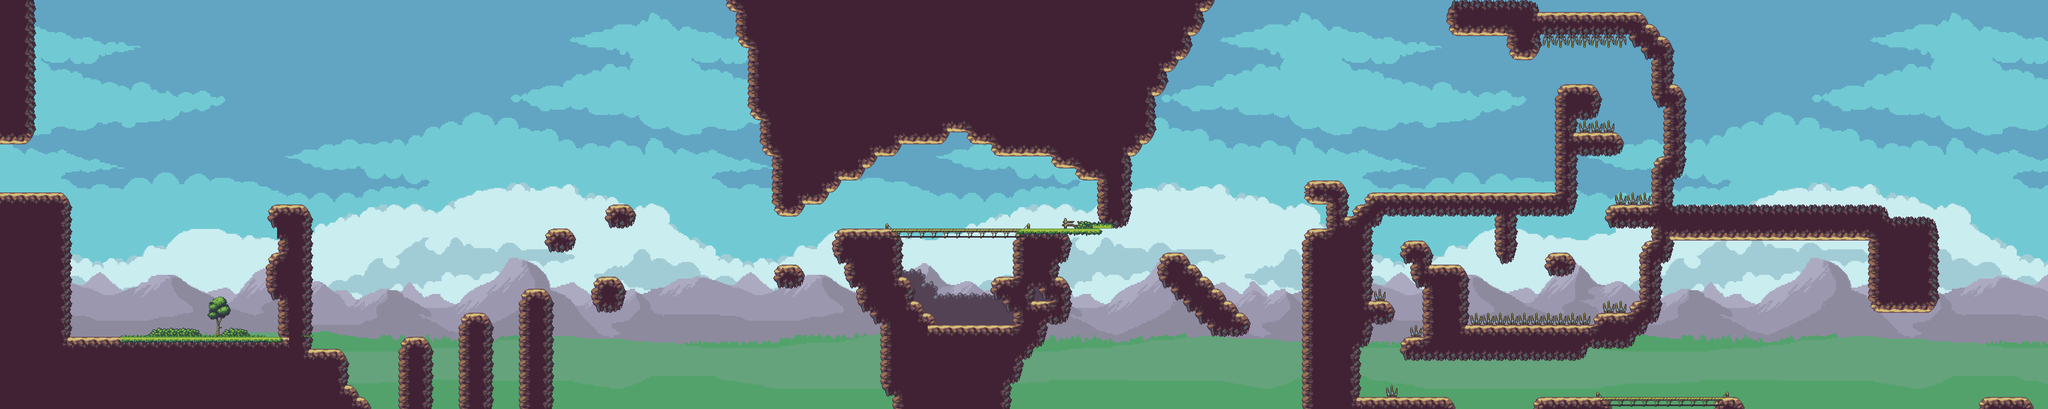

A level layout from a 2D game, rendered from its tile map. Below: a short description, then the map file with tile-grid data replaced by summaries:
An orthogonal 170x34 tile map with 32x32 px tiles, 9 tile layers (Parallax4, Parallax3, Parallax2, Parallax1, ...), 7 tilesets and 149 objects (138x Floor, 9x Die, Win).

<map version="1.0" orientation="orthogonal" renderorder="right-down" width="170" height="34" tilewidth="32" tileheight="32" nextobjectid="241">
 <tileset firstgid="1" name="Tileset" tilewidth="32" tileheight="32" tilecount="60" columns="10">
  <image source="Textures/Tileset.png" width="320" height="192" />
  <terraintypes>
   <terrain name="air_rock" tile="-1" />
   <terrain name="air_rock_grass" tile="-1" />
   <terrain name="Nuevo Terreno" tile="-1" />
  </terraintypes>
  <tile id="0" terrain=",,0,0" />
  <tile id="1" terrain=",,0,0" />
  <tile id="2" terrain=",,0,0" />
  <tile id="26" terrain=",0,," />
  <tile id="27" terrain="0,0,," />
  <tile id="28" terrain="0,0,," />
  <tile id="29" terrain="0,,," />
 </tileset>
 <tileset firstgid="61" name="Tilesetdown" tilewidth="32" tileheight="32" tilecount="60" columns="10">
  <image source="Textures/Tilesetdown.png" width="320" height="192" />
 </tileset>
 <tileset firstgid="121" name="Trees" tilewidth="32" tileheight="32" tilecount="32" columns="8">
  <image source="Textures/Trees.png" width="256" height="128" />
 </tileset>
 <tileset firstgid="153" name="BGBack" tilewidth="32" tileheight="32" tilecount="1836" columns="54">
  <image source="Textures/BGBack.png" width="1741" height="1088" />
 </tileset>
 <tileset firstgid="1989" name="BGFront" tilewidth="32" tileheight="32" tilecount="1836" columns="54">
  <image source="Textures/BGFront.png" width="1741" height="1088" />
 </tileset>
 <tileset firstgid="3825" name="CloudsFront" tilewidth="32" tileheight="32" tilecount="1836" columns="54">
  <image source="Textures/CloudsFront.png" width="1741" height="1088" />
 </tileset>
 <tileset firstgid="5661" name="CloudsBack" tilewidth="32" tileheight="32" tilecount="1836" columns="54">
  <image source="Textures/CloudsBack.png" width="1741" height="1088" />
 </tileset>
 <layer name="Parallax4" width="170" height="34">
  <properties>
   <property name="ParallaxSpeed" type="float" value="0.25" />
  </properties>
  <data>[5780 cells, 5780 non-empty, 1836 distinct tile ids]</data>
 </layer>
 <layer name="Parallax3" width="170" height="34">
  <properties>
   <property name="ParallaxSpeed" type="float" value="0.5" />
  </properties>
  <data>[5780 cells, 5780 non-empty, 1836 distinct tile ids]</data>
 </layer>
 <layer name="Parallax2" width="170" height="34">
  <properties>
   <property name="ParallaxSpeed" type="float" value="0.75" />
  </properties>
  <data>[5780 cells, 5780 non-empty, 1836 distinct tile ids]</data>
 </layer>
 <layer name="Parallax1" width="170" height="34">
  <properties>
   <property name="ParallaxSpeed" type="float" value="1" />
  </properties>
  <data>[5780 cells, 5780 non-empty, 1836 distinct tile ids]</data>
 </layer>
 <layer name="Trees" width="170" height="34">
  <properties>
   <property name="ParallaxSpeed" type="float" value="1" />
  </properties>
  <data>[5780 cells, 12 non-empty, 12 distinct tile ids]</data>
 </layer>
 <layer name="Wall_BG" width="170" height="34">
  <properties>
   <property name="ParallaxSpeed" type="float" value="1" />
  </properties>
  <data>[5780 cells, 85 non-empty, 9 distinct tile ids]</data>
 </layer>
 <layer name="Platforms" width="170" height="34">
  <properties>
   <property name="ParallaxSpeed" type="float" value="1" />
  </properties>
  <data>[5780 cells, 1698 non-empty, 33 distinct tile ids]</data>
 </layer>
 <layer name="Bridges" width="170" height="34">
  <properties>
   <property name="ParallaxSpeed" type="float" value="1" />
  </properties>
  <data>[5780 cells, 26 non-empty, 4 distinct tile ids]</data>
 </layer>
 <layer name="Grass" width="170" height="34">
  <properties>
   <property name="ParallaxSpeed" type="float" value="1" />
  </properties>
  <data>[5780 cells, 42 non-empty, 12 distinct tile ids]</data>
 </layer>
 <objectgroup name="Colliders">
  <object id="6" name="Floor" x="740.333" y="543.5" width="88.1667" height="355.833" />
  <object id="8" x="64" y="897" width="0.333333" />
  <object id="21" name="Floor" x="-1.81818" y="896.182" width="830.182" height="199.818" />
  <object id="67" name="Floor" x="712.5" y="543.5" width="30.75" height="64.75" />
  <object id="68" name="Floor" x="712.5" y="672.25" width="30.5" height="125" />
  <object id="69" name="Floor" x="-80" y="513" width="265" height="389" />
  <object id="70" name="Floor" x="-73" y="-99" width="157" height="482" />
  <object id="71" name="Floor" x="826.667" y="930" width="96.6667" height="178" />
  <object id="72" name="Floor" x="922.667" y="1026" width="28" height="94" />
  <object id="73" name="Floor" x="948.667" y="1058" width="36.6667" height="60.6667" />
  <object id="74" name="Floor" x="1060.67" y="897.333" width="88" height="246" />
  <object id="75" name="Floor" x="1222" y="834" width="86.6667" height="286.667" />
  <object id="76" name="Floor" x="1379.33" y="768" width="88" height="351.333" />
  <object id="77" name="Die" x="724" y="1084" width="4565" height="220" />
  <object id="78" name="Floor" x="1463" y="606.667" width="47" height="62.6667" />
  <object id="79" name="Floor" x="1497.33" y="611" width="17.6667" height="53.6667" />
  <object id="80" name="Floor" x="1510.33" y="618.667" width="10.3333" height="43.3333" />
  <object id="81" name="Floor" x="1517" y="625" width="8.66667" height="29.6667" />
  <object id="82" name="Floor" x="1523.33" y="630.667" width="6" height="16" />
  <object id="83" name="Floor" x="1456.67" y="611.667" width="8.66667" height="55.3333" />
  <object id="84" name="Floor" x="1452" y="619" width="5.66667" height="36" />
  <object id="85" name="Floor" x="1447.33" y="623.667" width="4.66667" height="27.3333" />
  <object id="86" name="Floor" x="1676.67" y="562.333" width="8.66667" height="29.6667" />
  <object id="87" name="Floor" x="1622.67" y="544" width="47" height="62.6667" />
  <object id="88" name="Floor" x="1657" y="548.333" width="17.6667" height="53.6667" />
  <object id="89" name="Floor" x="1683" y="568" width="6" height="16" />
  <object id="90" name="Floor" x="1607" y="561" width="4.66667" height="27.3333" />
  <object id="91" name="Floor" x="1616.34" y="549" width="8.66667" height="55.3333" />
  <object id="92" name="Floor" x="1611.67" y="556.333" width="5.66667" height="36" />
  <object id="93" name="Floor" x="1670" y="556" width="10.3333" height="43.3333" />
  <object id="102" name="Floor" x="1596.55" y="735.818" width="41.8182" height="95.6364" />
  <object id="103" name="Floor" x="1585.64" y="739.455" width="59.2727" height="89.8182" />
  <object id="104" name="Floor" x="1579.09" y="747.273" width="70.7273" height="75.6364" />
  <object id="105" name="Floor" x="1649.09" y="756" width="8" height="56.5455" />
  <object id="106" name="Floor" x="1573.27" y="766" width="6.54545" height="41.0909" />
  <object id="107" name="Floor" x="1656.55" y="770.364" width="5.63636" height="23.0909" />
  <object id="108" name="Floor" x="2065.13" y="709.364" width="8.66667" height="55.3333" />
  <object id="109" name="Floor" x="2125.46" y="722.697" width="8.66667" height="29.6667" />
  <object id="110" name="Floor" x="2131.79" y="728.364" width="6" height="16" />
  <object id="111" name="Floor" x="2118.79" y="716.364" width="10.3333" height="43.3333" />
  <object id="112" name="Floor" x="2105.79" y="708.697" width="17.6667" height="53.6667" />
  <object id="113" name="Floor" x="2055.79" y="721.364" width="4.66667" height="27.3333" />
  <object id="114" name="Floor" x="2071.46" y="704.364" width="47" height="62.6667" />
  <object id="115" name="Floor" x="2060.46" y="716.697" width="5.66667" height="36" />
  <object id="116" name="Floor" x="2017.33" y="-4" width="1052" height="350.667" />
  <object id="117" name="Floor" x="2018" y="346.667" width="498" height="34" />
  <object id="118" name="Floor" x="2024" y="378.667" width="360" height="34" />
  <object id="119" name="Floor" x="2050.67" y="413.333" width="264" height="32" />
  </objectgroup>
</map>
<!-- 101 of 149 objects omitted -->
